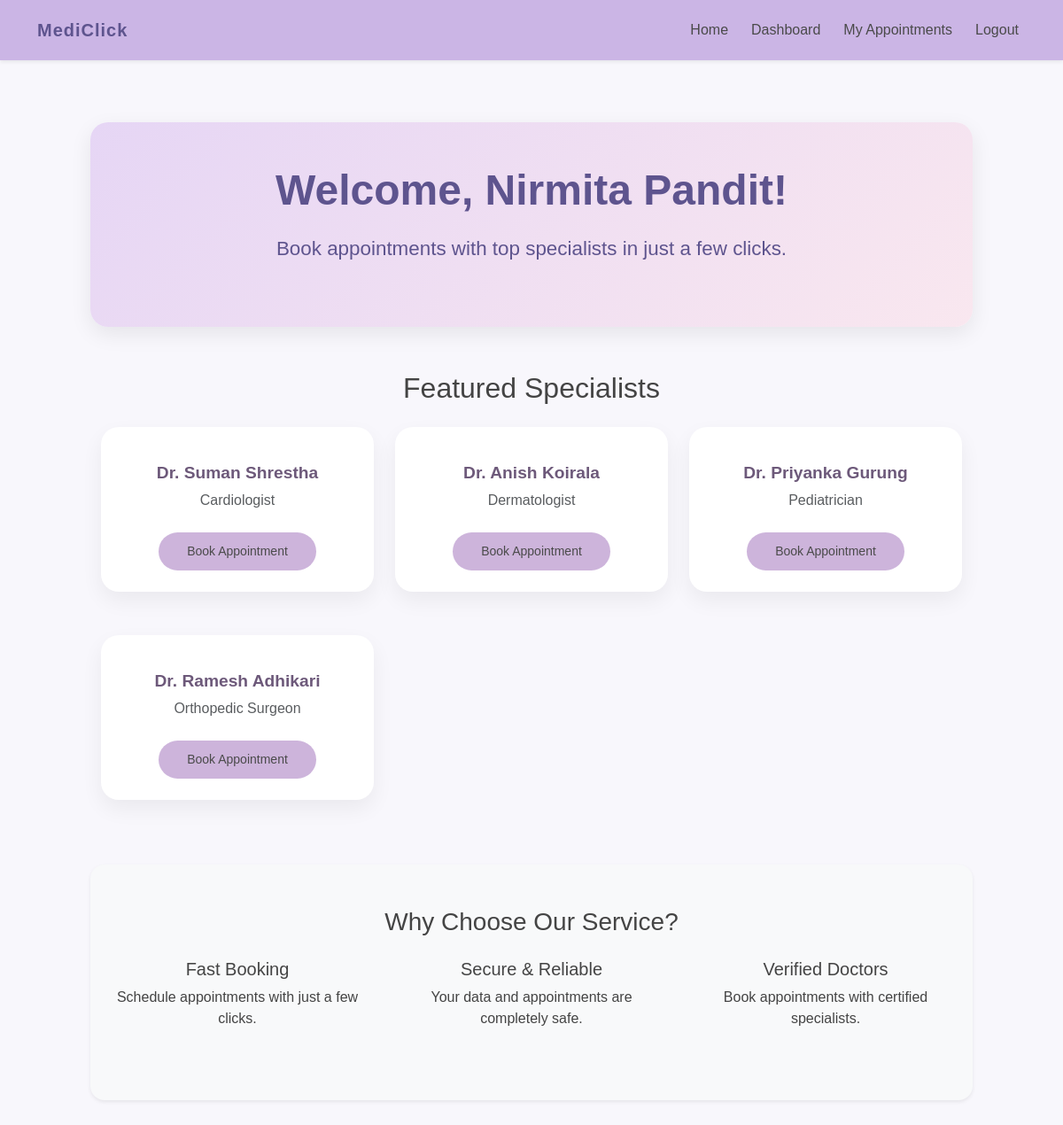
Screenshot of / (signed in) with the database file from the repository.
### models.py (models this page shows)
class Doctor(db.Model):
    id = db.Column(db.Integer, primary_key=True)
    name = db.Column(db.String(100))
    specialization = db.Column(db.String(100))
    appointments = db.relationship('Appointment', backref='doctor', lazy=True)

### app.py (the view)
@app.route('/')
def home():
    doctors = Doctor.query.all()
    return render_template('index.html', doctors=doctors)

### templates/index.html (shortened to what this page needs)
{% extends 'base.html' %}
{% block content %}
<section class="text-center mt-5 hero-section py-5">
  <div class="container">
    {% if 'user_id' in session %}
      <h1 class="display-4 fw-bold">Welcome, {{ session['user_name'] }}!</h1>
      <p class="lead mb-4">Book appointments with top specialists in just a few clicks.</p>
    {% endif %}
  </div>
</section>
<section class="mt-5 mb-5">
  <div class="container">
    <h2 class="text-center mb-4">Featured Specialists</h2>
    <div class="row row-cols-1 row-cols-md-3 g-4">
      {% for doc in doctors[:4] %}
      <div class="col">
        <div class="card-doctor text-center p-4">
          <h5>{{ doc.name }}</h5>
          <p class="text-muted">{{ doc.specialization }}</p>
          {% if 'user_id' in session %}
            <a href="{{ url_for('book', doctor_id=doc.id) }}" class="btn btn-primary btn-sm mt-2">Book Appointment</a>
          {% else %}
            <a href="{{ url_for('login') }}" class="btn btn-secondary btn-sm mt-2">Login to Book</a>
          {% endif %}
        </div>
      </div>
      {% endfor %}
    </div>
  </div>
</section>
<section class="my-5 py-5 bg-light rounded-4 shadow-sm">
  <div class="container text-center">
    <h3 class="mb-4">Why Choose Our Service?</h3>
    <div class="row">
      <div class="col-md-4 mb-3">
        <h5>Fast Booking</h5>
        <p>Schedule appointments with just a few clicks.</p>
      </div>
      <div class="col-md-4 mb-3">
        <h5>Secure & Reliable</h5>
        <p>Your data and appointments are completely safe.</p>
      </div>
      <div class="col-md-4 mb-3">
        <h5>Verified Doctors</h5>
        <p>Book appointments with certified specialists.</p>
      </div>
    </div>
  </div>
</section>
{% endblock %}

### static/css/style.css (style rules this page uses)
body { font-family: 'Poppins', sans-serif; background-color: #f8f7fc; color: #444; margin: 0; padding: 90px; }
section.text-center { background: linear-gradient(135deg, #e6d6f5, #f9e7ef); color: #5e548e; padding: 80px 20px; border-radius: 20px; box-shadow: 0 8px 25px rgba(0,0,0,0.08); margin-bottom: 50px; }
section.text-center h1 { font-size: 3rem; font-weight: 700; margin-bottom: 20px; }
section.text-center p.lead { font-size: 1.4rem; margin-bottom: 30px; }
.btn { border-radius: 50px; padding: 0.7rem 2rem; font-weight: 500; transition: all 0.3s ease; }
.btn-primary { background-color: #cdb4db; border: none; color: #4a4a4a; }
.card-doctor { background: #ffffff; border-radius: 20px; box-shadow: 0 10px 25px rgba(0,0,0,0.06); transition: 0.3s ease; padding: 30px; text-align: center; margin-bottom: 25px; }
.card-doctor h5 { font-weight: 600; font-size: 1.2rem; color: #6d597a; }
.card-doctor p { font-weight: 500; color: #777; }

### rows the page displays
Doctor: name "Dr. Suman Shrestha", specialization "Cardiologist"
Doctor: name "Dr. Anish Koirala", specialization "Dermatologist"
Doctor: name "Dr. Priyanka Gurung", specialization "Pediatrician"
Doctor: name "Dr. Ramesh Adhikari", specialization "Orthopedic Surgeon"

### other values shown
{{ session['user_name'] }} "Nirmita Pandit"
